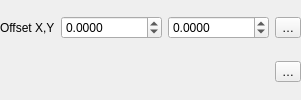
                          <widget class="QFrame" name="mPlacementOffsetFrame">
                           <property name="minimumSize">
                            <size>
                             <width>0</width>
                             <height>0</height>
                            </size>
                           </property>
                           <property name="frameShape">
                            <enum>QFrame::Shape::NoFrame</enum>
                           </property>
                           <property name="frameShadow">
                            <enum>QFrame::Shadow::Raised</enum>
                           </property>
                           <layout class="QGridLayout" name="gridLayout_15">
                            <property name="leftMargin">
                             <number>0</number>
                            </property>
                            <property name="topMargin">
                             <number>0</number>
                            </property>
                            <property name="rightMargin">
                             <number>0</number>
                            </property>
                            <property name="bottomMargin">
                             <number>0</number>
                            </property>
                            <item row="0" column="2">
                             <widget class="QgsDoubleSpinBox" name="mPointOffsetYSpinBox">
                              <property name="sizePolicy">
                               <sizepolicy hsizetype="Preferred" vsizetype="Fixed">
                                <horstretch>0</horstretch>
                                <verstretch>0</verstretch>
                               </sizepolicy>
                              </property>
                              <property name="prefix">
                               <string/>
                              </property>
                              <property name="suffix">
                               <string/>
                              </property>
                              <property name="decimals">
                               <number>4</number>
                              </property>
                              <property name="minimum">
                               <double>-9999999.000000000000000</double>
                              </property>
                              <property name="maximum">
                               <double>9999999.000000000000000</double>
                              </property>
                              <property name="singleStep">
                               <double>0.100000000000000</double>
                              </property>
                             </widget>
                            </item>
                            <item row="0" column="3">
                             <widget class="QgsPropertyOverrideButton" name="mPointOffsetDDBtn">
                              <property name="text">
                               <string>…</string>
                              </property>
                             </widget>
                            </item>
                            <item row="1" column="3">
                             <widget class="QgsPropertyOverrideButton" name="mPointOffsetUnitsDDBtn">
                              <property name="text">
                               <string>…</string>
                              </property>
                             </widget>
                            </item>
                            <item row="0" column="1">
                             <widget class="QgsDoubleSpinBox" name="mPointOffsetXSpinBox">
                              <property name="sizePolicy">
                               <sizepolicy hsizetype="Preferred" vsizetype="Fixed">
                                <horstretch>0</horstretch>
                                <verstretch>0</verstretch>
                               </sizepolicy>
                              </property>
                              <property name="prefix">
                               <string/>
                              </property>
                              <property name="suffix">
                               <string/>
                              </property>
                              <property name="decimals">
                               <number>4</number>
                              </property>
                              <property name="minimum">
                               <double>-9999999.000000000000000</double>
                              </property>
                              <property name="maximum">
                               <double>9999999.000000000000000</double>
                              </property>
                              <property name="singleStep">
                               <double>0.100000000000000</double>
                              </property>
                             </widget>
                            </item>
                            <item row="0" column="0">
                             <widget class="QLabel" name="label_15">
                              <property name="sizePolicy">
                               <sizepolicy hsizetype="Maximum" vsizetype="Preferred">
                                <horstretch>0</horstretch>
                                <verstretch>0</verstretch>
                               </sizepolicy>
                              </property>
                              <property name="text">
                               <string>Offset X,Y</string>
                              </property>
                             </widget>
                            </item>
                            <item row="1" column="1" colspan="2">
                             <widget class="QgsUnitSelectionWidget" name="mPointOffsetUnitWidget" native="true">
                              <property name="focusPolicy">
                               <enum>Qt::FocusPolicy::StrongFocus</enum>
                              </property>
                             </widget>
                            </item>
                           </layout>
                          </widget>
